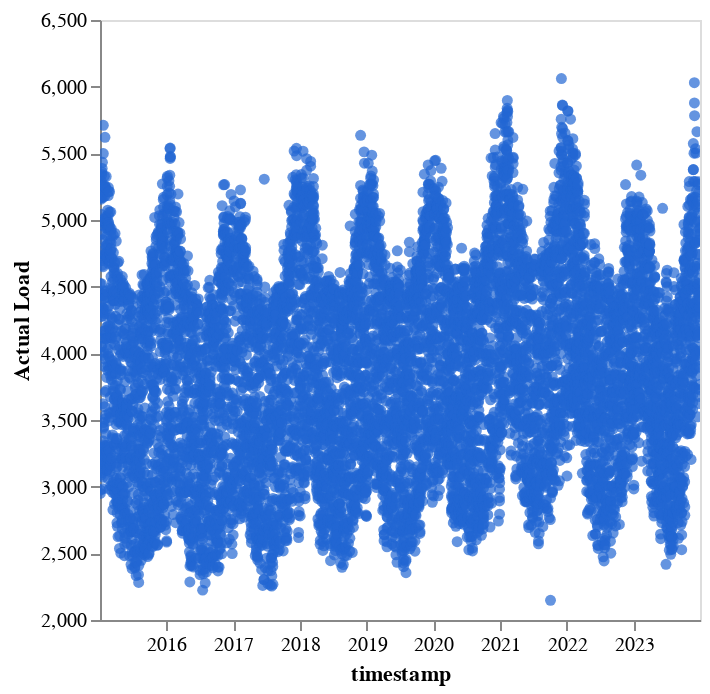

Notebook code cell kept with this figure:
### Code cell
(lambda: DeepnoteChart(load_df_denmark, """{"layer":[{"layer":[{"mark":{"clip":true,"type":"circle","color":"#2266D3","tooltip":true},"encoding":{"x":{"axis":{"grid":false},"sort":"ascending","type":"temporal","field":"timestamp","scale":{"type":"linear","zero":false}},"y":{"axis":{"grid":false},"sort":null,"type":"quantitative","field":"Actual Load","scale":{"type":"linear","zero":false},"format":{"type":"default","decimals":null},"formatType":"numberFormatFromNumberType"}}}]}],"title":"","config":{"legend":{}},"$schema":"https://vega.github.io/schema/vega-lite/v5.json","encoding":{},"usermeta":{"tooltipDefaultMode":true}}""") if 'DeepnoteChart' in globals() else _dntk.DeepnoteChart(load_df_denmark, """{"layer":[{"layer":[{"mark":{"clip":true,"type":"circle","color":"#2266D3","tooltip":true},"encoding":{"x":{"axis":{"grid":false},"sort":"ascending","type":"temporal","field":"timestamp","scale":{"type":"linear","zero":false}},"y":{"axis":{"grid":false},"sort":null,"type":"quantitative","field":"Actual Load","scale":{"type":"linear","zero":false},"format":{"type":"default","decimals":null},"formatType":"numberFormatFromNumberType"}}}]}],"title":"","config":{"legend":{}},"$schema":"https://vega.github.io/schema/vega-lite/v5.json","encoding":{},"usermeta":{"tooltipDefaultMode":true}}"""))()

### Figure 1 — Vega-Lite specification as saved in the notebook (floating-point values rounded to 4 significant figures; data arrays with more than 128 entries replaced by an {"elided": "..."} marker saying what was removed)
{"layer": [{"layer": [{"mark": {"clip": true, "type": "circle", "color": "#2266D3", "tooltip": true}, "encoding": {"x": {"axis": {"grid": false}, "sort": "ascending", "type": "temporal", "field": "timestamp", "scale": {"type": "linear", "zero": false}}, "y": {"axis": {"grid": false}, "sort": null, "type": "quantitative", "field": "Actual Load", "scale": {"type": "linear", "zero": false}, "format": {"type": "default", "decimals": null}, "formatType": "numberFormatFromNumberType"}}}]}], "title": "", "config": {"legend": {}}, "$schema": "https://vega.github.io/schema/vega-lite/v5.json", "encoding": {}, "usermeta": {"tooltipDefaultMode": true}, "data": {"values": {"elided": "10000 records"}}}
